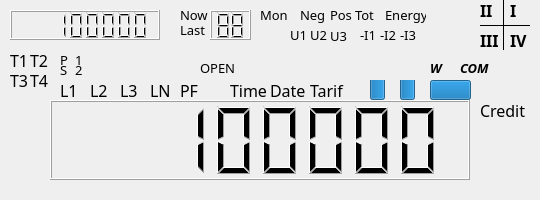
<?xml version="1.0" encoding="UTF-8"?>
<ui version="4.0">
 <class>MainWindow</class>
 <widget class="QMainWindow" name="MainWindow">
  <property name="enabled">
   <bool>true</bool>
  </property>
  <property name="geometry">
   <rect>
    <x>0</x>
    <y>0</y>
    <width>540</width>
    <height>200</height>
   </rect>
  </property>
  <property name="sizePolicy">
   <sizepolicy hsizetype="Fixed" vsizetype="Fixed">
    <horstretch>0</horstretch>
    <verstretch>0</verstretch>
   </sizepolicy>
  </property>
  <property name="minimumSize">
   <size>
    <width>540</width>
    <height>200</height>
   </size>
  </property>
  <property name="maximumSize">
   <size>
    <width>540</width>
    <height>200</height>
   </size>
  </property>
  <property name="font">
   <font>
    <family>等线</family>
    <pointsize>10</pointsize>
    <weight>75</weight>
    <bold>true</bold>
   </font>
  </property>
  <property name="cursor">
   <cursorShape>ArrowCursor</cursorShape>
  </property>
  <property name="contextMenuPolicy">
   <enum>Qt::DefaultContextMenu</enum>
  </property>
  <property name="windowTitle">
   <string>Display Emulater</string>
  </property>
  <property name="windowIcon">
   <iconset>
    <normaloff>Paint.ico</normaloff>Paint.ico</iconset>
  </property>
  <property name="autoFillBackground">
   <bool>false</bool>
  </property>
  <widget class="QWidget" name="centralWidget">
   <property name="sizePolicy">
    <sizepolicy hsizetype="Fixed" vsizetype="Fixed">
     <horstretch>0</horstretch>
     <verstretch>0</verstretch>
    </sizepolicy>
   </property>
   <property name="minimumSize">
    <size>
     <width>540</width>
     <height>200</height>
    </size>
   </property>
   <property name="maximumSize">
    <size>
     <width>540</width>
     <height>200</height>
    </size>
   </property>
   <widget class="QLCDNumber" name="WindowCorner">
    <property name="geometry">
     <rect>
      <x>10</x>
      <y>10</y>
      <width>150</width>
      <height>30</height>
     </rect>
    </property>
    <property name="minimumSize">
     <size>
      <width>150</width>
      <height>30</height>
     </size>
    </property>
    <property name="maximumSize">
     <size>
      <width>150</width>
      <height>30</height>
     </size>
    </property>
    <property name="lineWidth">
     <number>1</number>
    </property>
    <property name="smallDecimalPoint">
     <bool>true</bool>
    </property>
    <property name="digitCount">
     <number>8</number>
    </property>
    <property name="mode">
     <enum>QLCDNumber::Dec</enum>
    </property>
    <property name="segmentStyle">
     <enum>QLCDNumber::Filled</enum>
    </property>
    <property name="intValue" stdset="0">
     <number>88888888</number>
    </property>
   </widget>
   <widget class="QLCDNumber" name="WindowCentral">
    <property name="geometry">
     <rect>
      <x>50</x>
      <y>100</y>
      <width>420</width>
      <height>80</height>
     </rect>
    </property>
    <property name="minimumSize">
     <size>
      <width>420</width>
      <height>80</height>
     </size>
    </property>
    <property name="maximumSize">
     <size>
      <width>420</width>
      <height>80</height>
     </size>
    </property>
    <property name="font">
     <font>
      <weight>75</weight>
      <bold>true</bold>
     </font>
    </property>
    <property name="frameShape">
     <enum>QFrame::Box</enum>
    </property>
    <property name="frameShadow">
     <enum>QFrame::Raised</enum>
    </property>
    <property name="smallDecimalPoint">
     <bool>true</bool>
    </property>
    <property name="digitCount">
     <number>8</number>
    </property>
    <property name="mode">
     <enum>QLCDNumber::Dec</enum>
    </property>
    <property name="segmentStyle">
     <enum>QLCDNumber::Filled</enum>
    </property>
    <property name="value" stdset="0">
     <double>88888888.000000000000000</double>
    </property>
    <property name="intValue" stdset="0">
     <number>88888888</number>
    </property>
   </widget>
   <widget class="QLabel" name="LabelRate1">
    <property name="geometry">
     <rect>
      <x>10</x>
      <y>50</y>
      <width>20</width>
      <height>20</height>
     </rect>
    </property>
    <property name="font">
     <font>
      <family>等线</family>
      <pointsize>12</pointsize>
      <weight>50</weight>
      <bold>false</bold>
     </font>
    </property>
    <property name="text">
     <string>T1</string>
    </property>
   </widget>
   <widget class="QLabel" name="LabelRate2">
    <property name="geometry">
     <rect>
      <x>30</x>
      <y>50</y>
      <width>20</width>
      <height>20</height>
     </rect>
    </property>
    <property name="font">
     <font>
      <family>等线</family>
      <pointsize>12</pointsize>
      <weight>50</weight>
      <bold>false</bold>
     </font>
    </property>
    <property name="text">
     <string>T2</string>
    </property>
   </widget>
   <widget class="QLabel" name="LabelRate3">
    <property name="geometry">
     <rect>
      <x>10</x>
      <y>70</y>
      <width>20</width>
      <height>20</height>
     </rect>
    </property>
    <property name="font">
     <font>
      <family>等线</family>
      <pointsize>12</pointsize>
      <weight>50</weight>
      <bold>false</bold>
     </font>
    </property>
    <property name="text">
     <string>T3</string>
    </property>
   </widget>
   <widget class="QLabel" name="LabelRate4">
    <property name="geometry">
     <rect>
      <x>30</x>
      <y>70</y>
      <width>20</width>
      <height>20</height>
     </rect>
    </property>
    <property name="font">
     <font>
      <family>等线</family>
      <pointsize>12</pointsize>
      <weight>50</weight>
      <bold>false</bold>
     </font>
    </property>
    <property name="text">
     <string>T4</string>
    </property>
   </widget>
   <widget class="QLabel" name="LabelL1">
    <property name="geometry">
     <rect>
      <x>60</x>
      <y>80</y>
      <width>20</width>
      <height>20</height>
     </rect>
    </property>
    <property name="font">
     <font>
      <family>等线</family>
      <pointsize>12</pointsize>
      <weight>50</weight>
      <bold>false</bold>
     </font>
    </property>
    <property name="text">
     <string>L1</string>
    </property>
   </widget>
   <widget class="QLabel" name="LabelL2">
    <property name="geometry">
     <rect>
      <x>90</x>
      <y>80</y>
      <width>20</width>
      <height>20</height>
     </rect>
    </property>
    <property name="font">
     <font>
      <family>等线</family>
      <pointsize>12</pointsize>
      <weight>50</weight>
      <bold>false</bold>
     </font>
    </property>
    <property name="text">
     <string>L2</string>
    </property>
   </widget>
   <widget class="QLabel" name="LabelL3">
    <property name="geometry">
     <rect>
      <x>120</x>
      <y>80</y>
      <width>20</width>
      <height>20</height>
     </rect>
    </property>
    <property name="font">
     <font>
      <family>等线</family>
      <pointsize>12</pointsize>
      <weight>50</weight>
      <bold>false</bold>
     </font>
    </property>
    <property name="text">
     <string>L3</string>
    </property>
   </widget>
   <widget class="QLabel" name="LabelLN">
    <property name="geometry">
     <rect>
      <x>150</x>
      <y>80</y>
      <width>20</width>
      <height>20</height>
     </rect>
    </property>
    <property name="font">
     <font>
      <family>等线</family>
      <pointsize>12</pointsize>
      <weight>50</weight>
      <bold>false</bold>
     </font>
    </property>
    <property name="text">
     <string>LN</string>
    </property>
   </widget>
   <widget class="QLabel" name="LabelU3">
    <property name="geometry">
     <rect>
      <x>330</x>
      <y>25</y>
      <width>21</width>
      <height>21</height>
     </rect>
    </property>
    <property name="font">
     <font>
      <family>微软雅黑</family>
      <pointsize>10</pointsize>
      <weight>50</weight>
      <bold>false</bold>
      <kerning>true</kerning>
     </font>
    </property>
    <property name="text">
     <string>U3</string>
    </property>
   </widget>
   <widget class="QLabel" name="LabelU2">
    <property name="geometry">
     <rect>
      <x>310</x>
      <y>25</y>
      <width>20</width>
      <height>20</height>
     </rect>
    </property>
    <property name="font">
     <font>
      <family>微软雅黑</family>
      <pointsize>10</pointsize>
      <weight>50</weight>
      <bold>false</bold>
      <kerning>true</kerning>
     </font>
    </property>
    <property name="text">
     <string>U2</string>
    </property>
   </widget>
   <widget class="QLabel" name="LabelU1">
    <property name="geometry">
     <rect>
      <x>290</x>
      <y>25</y>
      <width>20</width>
      <height>20</height>
     </rect>
    </property>
    <property name="font">
     <font>
      <family>微软雅黑</family>
      <pointsize>10</pointsize>
      <weight>50</weight>
      <bold>false</bold>
      <kerning>true</kerning>
     </font>
    </property>
    <property name="text">
     <string>U1</string>
    </property>
   </widget>
   <widget class="QLabel" name="LabelI3">
    <property name="geometry">
     <rect>
      <x>400</x>
      <y>25</y>
      <width>20</width>
      <height>20</height>
     </rect>
    </property>
    <property name="font">
     <font>
      <family>微软雅黑</family>
      <pointsize>10</pointsize>
      <weight>50</weight>
      <bold>false</bold>
      <kerning>true</kerning>
     </font>
    </property>
    <property name="layoutDirection">
     <enum>Qt::RightToLeft</enum>
    </property>
    <property name="text">
     <string>-I3</string>
    </property>
   </widget>
   <widget class="QLabel" name="LabelI2">
    <property name="geometry">
     <rect>
      <x>380</x>
      <y>25</y>
      <width>20</width>
      <height>20</height>
     </rect>
    </property>
    <property name="font">
     <font>
      <family>微软雅黑</family>
      <pointsize>10</pointsize>
      <weight>50</weight>
      <bold>false</bold>
      <kerning>true</kerning>
     </font>
    </property>
    <property name="layoutDirection">
     <enum>Qt::RightToLeft</enum>
    </property>
    <property name="text">
     <string>-I2</string>
    </property>
   </widget>
   <widget class="QLabel" name="LabelI1">
    <property name="geometry">
     <rect>
      <x>360</x>
      <y>25</y>
      <width>20</width>
      <height>20</height>
     </rect>
    </property>
    <property name="font">
     <font>
      <family>微软雅黑</family>
      <pointsize>10</pointsize>
      <weight>50</weight>
      <bold>false</bold>
      <kerning>true</kerning>
     </font>
    </property>
    <property name="layoutDirection">
     <enum>Qt::RightToLeft</enum>
    </property>
    <property name="text">
     <string>-I1</string>
    </property>
   </widget>
   <widget class="QLCDNumber" name="LabelNumber">
    <property name="geometry">
     <rect>
      <x>210</x>
      <y>10</y>
      <width>41</width>
      <height>30</height>
     </rect>
    </property>
    <property name="smallDecimalPoint">
     <bool>false</bool>
    </property>
    <property name="digitCount">
     <number>2</number>
    </property>
    <property name="intValue" stdset="0">
     <number>88</number>
    </property>
   </widget>
   <widget class="QProgressBar" name="LabelSignal">
    <property name="geometry">
     <rect>
      <x>430</x>
      <y>80</y>
      <width>41</width>
      <height>20</height>
     </rect>
    </property>
    <property name="value">
     <number>100</number>
    </property>
    <property name="textVisible">
     <bool>false</bool>
    </property>
   </widget>
   <widget class="QProgressBar" name="LabelBatteryBackup">
    <property name="geometry">
     <rect>
      <x>370</x>
      <y>80</y>
      <width>15</width>
      <height>20</height>
     </rect>
    </property>
    <property name="value">
     <number>100</number>
    </property>
    <property name="textVisible">
     <bool>false</bool>
    </property>
    <property name="orientation">
     <enum>Qt::Vertical</enum>
    </property>
   </widget>
   <widget class="QProgressBar" name="LabelBatteryRtc">
    <property name="geometry">
     <rect>
      <x>400</x>
      <y>80</y>
      <width>15</width>
      <height>20</height>
     </rect>
    </property>
    <property name="value">
     <number>100</number>
    </property>
    <property name="textVisible">
     <bool>false</bool>
    </property>
    <property name="orientation">
     <enum>Qt::Vertical</enum>
    </property>
   </widget>
   <widget class="QLabel" name="LabelTime">
    <property name="geometry">
     <rect>
      <x>230</x>
      <y>80</y>
      <width>40</width>
      <height>20</height>
     </rect>
    </property>
    <property name="font">
     <font>
      <family>等线</family>
      <pointsize>12</pointsize>
      <weight>50</weight>
      <bold>false</bold>
     </font>
    </property>
    <property name="text">
     <string>Time</string>
    </property>
   </widget>
   <widget class="QLabel" name="LabelDate">
    <property name="geometry">
     <rect>
      <x>270</x>
      <y>80</y>
      <width>40</width>
      <height>20</height>
     </rect>
    </property>
    <property name="font">
     <font>
      <family>等线</family>
      <pointsize>12</pointsize>
      <weight>50</weight>
      <bold>false</bold>
     </font>
    </property>
    <property name="text">
     <string>Date</string>
    </property>
   </widget>
   <widget class="QLabel" name="LabelNow">
    <property name="geometry">
     <rect>
      <x>180</x>
      <y>5</y>
      <width>31</width>
      <height>20</height>
     </rect>
    </property>
    <property name="font">
     <font>
      <family>等线</family>
      <pointsize>10</pointsize>
      <weight>50</weight>
      <bold>false</bold>
     </font>
    </property>
    <property name="text">
     <string>Now</string>
    </property>
   </widget>
   <widget class="QLabel" name="LabelLast">
    <property name="geometry">
     <rect>
      <x>180</x>
      <y>20</y>
      <width>31</width>
      <height>20</height>
     </rect>
    </property>
    <property name="font">
     <font>
      <family>等线</family>
      <pointsize>10</pointsize>
      <weight>50</weight>
      <bold>false</bold>
     </font>
    </property>
    <property name="text">
     <string>Last</string>
    </property>
   </widget>
   <widget class="QLabel" name="LabelMon">
    <property name="geometry">
     <rect>
      <x>260</x>
      <y>5</y>
      <width>31</width>
      <height>20</height>
     </rect>
    </property>
    <property name="font">
     <font>
      <family>等线</family>
      <pointsize>10</pointsize>
      <weight>50</weight>
      <bold>false</bold>
     </font>
    </property>
    <property name="text">
     <string>Mon</string>
    </property>
   </widget>
   <widget class="QLabel" name="LabelNeg">
    <property name="geometry">
     <rect>
      <x>300</x>
      <y>5</y>
      <width>31</width>
      <height>20</height>
     </rect>
    </property>
    <property name="font">
     <font>
      <family>等线</family>
      <pointsize>10</pointsize>
      <weight>50</weight>
      <bold>false</bold>
     </font>
    </property>
    <property name="text">
     <string>Neg</string>
    </property>
   </widget>
   <widget class="QLabel" name="LabelPos">
    <property name="geometry">
     <rect>
      <x>330</x>
      <y>5</y>
      <width>31</width>
      <height>20</height>
     </rect>
    </property>
    <property name="font">
     <font>
      <family>等线</family>
      <pointsize>10</pointsize>
      <weight>50</weight>
      <bold>false</bold>
     </font>
    </property>
    <property name="text">
     <string>Pos</string>
    </property>
   </widget>
   <widget class="QLabel" name="LabelTotal">
    <property name="geometry">
     <rect>
      <x>355</x>
      <y>5</y>
      <width>31</width>
      <height>20</height>
     </rect>
    </property>
    <property name="font">
     <font>
      <family>等线</family>
      <pointsize>10</pointsize>
      <weight>50</weight>
      <bold>false</bold>
     </font>
    </property>
    <property name="text">
     <string>Tot</string>
    </property>
   </widget>
   <widget class="QLabel" name="LabelEnergy">
    <property name="geometry">
     <rect>
      <x>385</x>
      <y>5</y>
      <width>41</width>
      <height>20</height>
     </rect>
    </property>
    <property name="font">
     <font>
      <family>等线</family>
      <pointsize>10</pointsize>
      <weight>50</weight>
      <bold>false</bold>
     </font>
    </property>
    <property name="text">
     <string>Energy</string>
    </property>
   </widget>
   <widget class="QLabel" name="LabelPF">
    <property name="geometry">
     <rect>
      <x>180</x>
      <y>80</y>
      <width>20</width>
      <height>20</height>
     </rect>
    </property>
    <property name="font">
     <font>
      <family>等线</family>
      <pointsize>12</pointsize>
      <weight>50</weight>
      <bold>false</bold>
     </font>
    </property>
    <property name="text">
     <string>PF</string>
    </property>
   </widget>
   <widget class="QLabel" name="LabelPrimary">
    <property name="geometry">
     <rect>
      <x>60</x>
      <y>50</y>
      <width>30</width>
      <height>20</height>
     </rect>
    </property>
    <property name="font">
     <font>
      <family>等线</family>
      <pointsize>10</pointsize>
      <weight>50</weight>
      <bold>false</bold>
     </font>
    </property>
    <property name="text">
     <string>P</string>
    </property>
   </widget>
   <widget class="QLabel" name="LabelSecondary">
    <property name="geometry">
     <rect>
      <x>60</x>
      <y>60</y>
      <width>30</width>
      <height>20</height>
     </rect>
    </property>
    <property name="font">
     <font>
      <family>等线</family>
      <pointsize>10</pointsize>
      <weight>50</weight>
      <bold>false</bold>
     </font>
    </property>
    <property name="text">
     <string>S</string>
    </property>
   </widget>
   <widget class="QLabel" name="LabelNetPower">
    <property name="geometry">
     <rect>
      <x>75</x>
      <y>50</y>
      <width>15</width>
      <height>20</height>
     </rect>
    </property>
    <property name="font">
     <font>
      <family>等线</family>
      <pointsize>10</pointsize>
      <weight>50</weight>
      <bold>false</bold>
     </font>
    </property>
    <property name="text">
     <string>1</string>
    </property>
   </widget>
   <widget class="QLabel" name="LabelAuxPower">
    <property name="geometry">
     <rect>
      <x>75</x>
      <y>60</y>
      <width>15</width>
      <height>20</height>
     </rect>
    </property>
    <property name="font">
     <font>
      <family>等线</family>
      <pointsize>10</pointsize>
      <weight>50</weight>
      <bold>false</bold>
     </font>
    </property>
    <property name="text">
     <string>2</string>
    </property>
   </widget>
   <widget class="QLabel" name="LabelCredit">
    <property name="geometry">
     <rect>
      <x>480</x>
      <y>100</y>
      <width>50</width>
      <height>20</height>
     </rect>
    </property>
    <property name="font">
     <font>
      <family>等线</family>
      <pointsize>12</pointsize>
      <weight>50</weight>
      <bold>false</bold>
     </font>
    </property>
    <property name="layoutDirection">
     <enum>Qt::RightToLeft</enum>
    </property>
    <property name="text">
     <string>Credit</string>
    </property>
   </widget>
   <widget class="QLabel" name="LabelUnit">
    <property name="geometry">
     <rect>
      <x>480</x>
      <y>130</y>
      <width>50</width>
      <height>20</height>
     </rect>
    </property>
    <property name="font">
     <font>
      <family>等线</family>
      <pointsize>12</pointsize>
      <weight>75</weight>
      <bold>true</bold>
     </font>
    </property>
    <property name="layoutDirection">
     <enum>Qt::RightToLeft</enum>
    </property>
    <property name="text">
     <string/>
    </property>
   </widget>
   <widget class="QLabel" name="LabelTarif">
    <property name="geometry">
     <rect>
      <x>310</x>
      <y>80</y>
      <width>40</width>
      <height>20</height>
     </rect>
    </property>
    <property name="font">
     <font>
      <family>等线</family>
      <pointsize>12</pointsize>
      <weight>50</weight>
      <bold>false</bold>
     </font>
    </property>
    <property name="text">
     <string>Tarif</string>
    </property>
   </widget>
   <widget class="QLabel" name="LabelQuad1">
    <property name="geometry">
     <rect>
      <x>510</x>
      <y>0</y>
      <width>20</width>
      <height>20</height>
     </rect>
    </property>
    <property name="font">
     <font>
      <family>等线</family>
      <pointsize>12</pointsize>
      <weight>75</weight>
      <bold>true</bold>
     </font>
    </property>
    <property name="text">
     <string>I</string>
    </property>
   </widget>
   <widget class="QLabel" name="LabelQuad4">
    <property name="geometry">
     <rect>
      <x>510</x>
      <y>30</y>
      <width>20</width>
      <height>20</height>
     </rect>
    </property>
    <property name="font">
     <font>
      <family>等线</family>
      <pointsize>12</pointsize>
      <weight>75</weight>
      <bold>true</bold>
     </font>
    </property>
    <property name="text">
     <string>IV</string>
    </property>
   </widget>
   <widget class="QLabel" name="LabelQuad2">
    <property name="geometry">
     <rect>
      <x>480</x>
      <y>0</y>
      <width>20</width>
      <height>20</height>
     </rect>
    </property>
    <property name="font">
     <font>
      <family>等线</family>
      <pointsize>12</pointsize>
      <weight>75</weight>
      <bold>true</bold>
     </font>
    </property>
    <property name="text">
     <string>II</string>
    </property>
   </widget>
   <widget class="QLabel" name="LabelQuad3">
    <property name="geometry">
     <rect>
      <x>480</x>
      <y>30</y>
      <width>20</width>
      <height>20</height>
     </rect>
    </property>
    <property name="font">
     <font>
      <family>等线</family>
      <pointsize>12</pointsize>
      <weight>75</weight>
      <bold>true</bold>
     </font>
    </property>
    <property name="text">
     <string>III</string>
    </property>
   </widget>
   <widget class="QLabel" name="LabelRelay">
    <property name="geometry">
     <rect>
      <x>200</x>
      <y>60</y>
      <width>40</width>
      <height>15</height>
     </rect>
    </property>
    <property name="font">
     <font>
      <weight>50</weight>
      <bold>false</bold>
     </font>
    </property>
    <property name="text">
     <string>OPEN</string>
    </property>
   </widget>
   <widget class="QLabel" name="LabelWarnning">
    <property name="geometry">
     <rect>
      <x>430</x>
      <y>60</y>
      <width>20</width>
      <height>15</height>
     </rect>
    </property>
    <property name="font">
     <font>
      <italic>true</italic>
     </font>
    </property>
    <property name="text">
     <string>W</string>
    </property>
   </widget>
   <widget class="QLabel" name="LabelComm">
    <property name="geometry">
     <rect>
      <x>460</x>
      <y>60</y>
      <width>40</width>
      <height>15</height>
     </rect>
    </property>
    <property name="font">
     <font>
      <italic>true</italic>
     </font>
    </property>
    <property name="text">
     <string>COM</string>
    </property>
   </widget>
   <widget class="Line" name="LabelQuadLine1">
    <property name="geometry">
     <rect>
      <x>480</x>
      <y>15</y>
      <width>50</width>
      <height>20</height>
     </rect>
    </property>
    <property name="frameShadow">
     <enum>QFrame::Plain</enum>
    </property>
    <property name="orientation">
     <enum>Qt::Horizontal</enum>
    </property>
   </widget>
   <widget class="Line" name="LabelQuadLine2">
    <property name="geometry">
     <rect>
      <x>502</x>
      <y>0</y>
      <width>3</width>
      <height>50</height>
     </rect>
    </property>
    <property name="frameShadow">
     <enum>QFrame::Plain</enum>
    </property>
    <property name="orientation">
     <enum>Qt::Vertical</enum>
    </property>
   </widget>
  </widget>
 </widget>
 <layoutdefault spacing="6" margin="11"/>
 <resources/>
 <connections/>
</ui>
